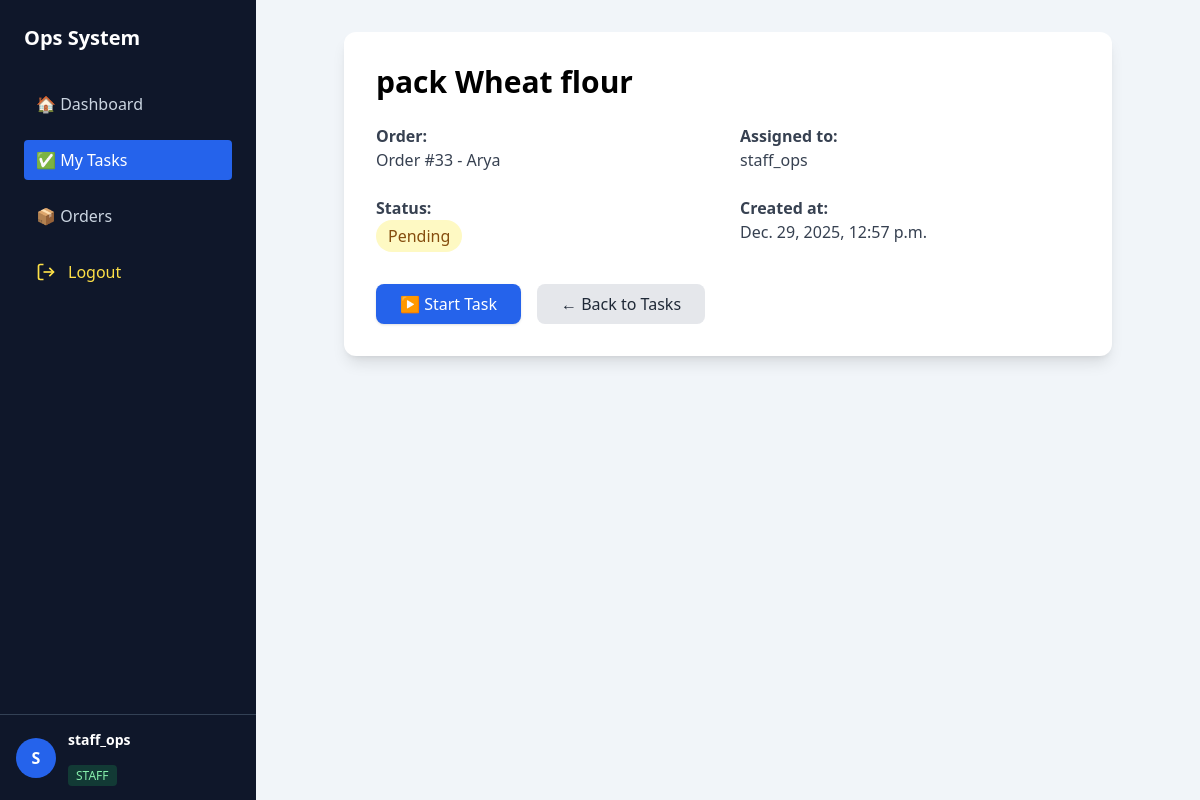
Page /tasks/34/ (signed in) on the earlier database version.
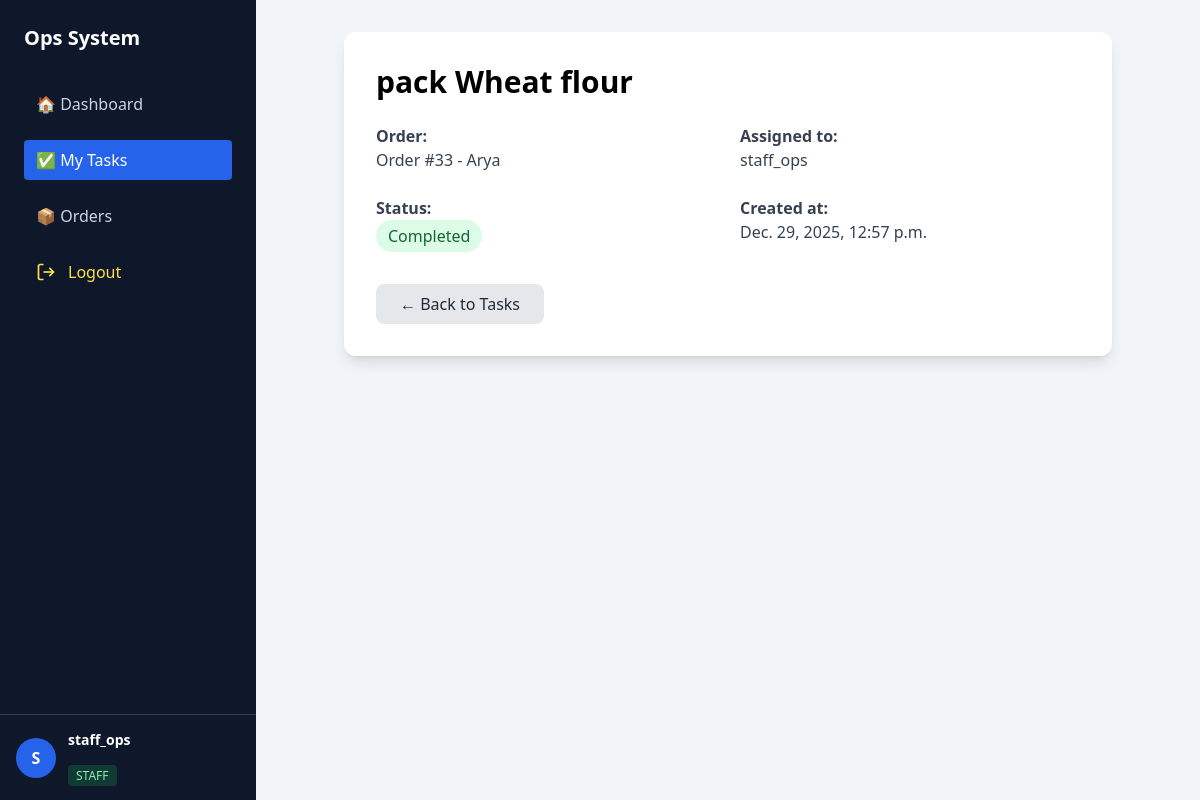
Same page on the later database version.
### core/views.py (the view)
# urls.py: path('tasks/<int:pk>/', views.task_detail, name='task_detail'),
@login_required
def task_detail(request, pk):
    task = get_object_or_404(Task, pk=pk)
    if task.assigned_to != request.user and not request.user.is_superuser:
        return HttpResponseForbidden()
    return render(request, 'core/task_detail.html', {'task': task})

### orders/models.py (called while the page is built)
    def __str__(self):
        return f"Order #{self.id} - {self.customer_name}"

### core/templates/core/task_detail.html (shortened to what this page needs)
{% extends "core/base.html" %}
{% block content %}
<div class="max-w-3xl mx-auto">
    <div class="bg-white shadow-lg rounded-xl p-8">
        <h1 class="text-3xl font-bold mb-6">
            {{ task.title }}
        </h1>
        <div class="grid grid-cols-1 md:grid-cols-2 gap-6 text-gray-700">
            <p>
                <span class="font-semibold">Order:</span><br>
                {{ task.order }}
            </p>
            <p>
                <span class="font-semibold">Assigned to:</span><br>
                {{ task.assigned_to }}
            </p>
            <p>
                <span class="font-semibold">Status:</span><br>
                {% if task.status == 'PENDING' %}
                    <span class="inline-block px-3 py-1 bg-yellow-100 text-yellow-800 rounded-full">
                        Pending
                    </span>
                {% elif task.status == 'IN_PROGRESS' %}
                    <span class="inline-block px-3 py-1 bg-blue-100 text-blue-800 rounded-full">
                        In Progress
                    </span>
                {% else %}
                    <span class="inline-block px-3 py-1 bg-green-100 text-green-800 rounded-full">
                        Completed
                    </span>
                {% endif %}
            </p>
            <p>
                <span class="font-semibold">Created at:</span><br>
                {{ task.created_at }}
            </p>
        </div>
        <div class="mt-8 flex gap-4">
            {% if task.status == 'PENDING' %}
                <a href="{% url 'start_task' task.id %}"
                   class="bg-blue-600 text-white px-6 py-2 rounded-lg shadow hover:bg-blue-700">
                    ▶ Start Task
                </a>
            {% endif %}
            <a href="{% url 'my_tasks' %}"
               class="bg-gray-200 text-gray-800 px-6 py-2 rounded-lg hover:bg-gray-300">
                ← Back to Tasks
            </a>
        </div>
    </div>
</div>
{% endblock %}

Differences in the rows shown:
changed Task "pack Wheat flour": status "PENDING" → "COMPLETED" (drawn)
Other differences:
text no longer shown: "Pending ▶ Start Task"
text now shown: "Completed"
